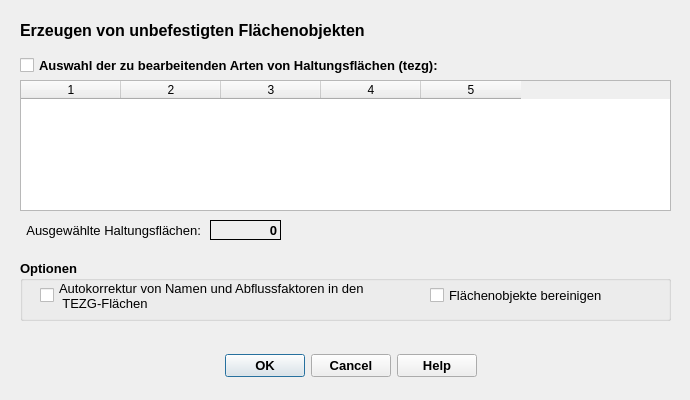
<?xml version="1.0" encoding="UTF-8"?>
<ui version="4.0">
 <class>ImportFromHEDialogBase</class>
 <widget class="QDialog" name="ImportFromHEDialogBase">
  <property name="geometry">
   <rect>
    <x>0</x>
    <y>0</y>
    <width>690</width>
    <height>400</height>
   </rect>
  </property>
  <property name="minimumSize">
   <size>
    <width>690</width>
    <height>400</height>
   </size>
  </property>
  <property name="windowTitle">
   <string>Erzeugen von unbefestigten Flächen</string>
  </property>
  <widget class="QDialogButtonBox" name="button_box">
   <property name="geometry">
    <rect>
     <x>210</x>
     <y>350</y>
     <width>281</width>
     <height>32</height>
    </rect>
   </property>
   <property name="font">
    <font>
     <family>Tahoma</family>
     <pointsize>10</pointsize>
     <weight>75</weight>
     <bold>true</bold>
    </font>
   </property>
   <property name="toolTip">
    <string>&lt;html&gt;&lt;head/&gt;&lt;body&gt;&lt;p&gt;Bearbeitung starten ...&lt;/p&gt;&lt;/body&gt;&lt;/html&gt;</string>
   </property>
   <property name="orientation">
    <enum>Qt::Horizontal</enum>
   </property>
   <property name="standardButtons">
    <set>QDialogButtonBox::Cancel|QDialogButtonBox::Help|QDialogButtonBox::Ok</set>
   </property>
   <property name="centerButtons">
    <bool>true</bool>
   </property>
  </widget>
  <widget class="QTableWidget" name="tw_selAbflparamTeilgeb">
   <property name="geometry">
    <rect>
     <x>20</x>
     <y>80</y>
     <width>651</width>
     <height>131</height>
    </rect>
   </property>
   <property name="toolTip">
    <string>&lt;html&gt;&lt;head/&gt;&lt;body&gt;&lt;p&gt;Auswahl Haltungsflächenarten. Strg + Klick ändert Auswahlstatus, Shift + Klick erweitert Auswahlbereich&lt;/p&gt;&lt;/body&gt;&lt;/html&gt;</string>
   </property>
   <property name="statusTip">
    <string>Auswahl Haltungsflächenarten. Strg + Klick ändert Auswahlstatus, Shift + Klick erweitert Auswahlbereich</string>
   </property>
   <property name="selectionBehavior">
    <enum>QAbstractItemView::SelectRows</enum>
   </property>
   <property name="columnCount">
    <number>5</number>
   </property>
   <column/>
   <column/>
   <column/>
   <column/>
   <column/>
  </widget>
  <widget class="QLabel" name="label_4">
   <property name="geometry">
    <rect>
     <x>20</x>
     <y>10</y>
     <width>421</width>
     <height>41</height>
    </rect>
   </property>
   <property name="font">
    <font>
     <family>Tahoma</family>
     <pointsize>12</pointsize>
     <weight>75</weight>
     <bold>true</bold>
    </font>
   </property>
   <property name="text">
    <string>Erzeugen von unbefestigten Flächenobjekten</string>
   </property>
   <property name="textFormat">
    <enum>Qt::RichText</enum>
   </property>
   <property name="wordWrap">
    <bool>true</bool>
   </property>
  </widget>
  <widget class="QGroupBox" name="groupBox">
   <property name="geometry">
    <rect>
     <x>20</x>
     <y>260</y>
     <width>651</width>
     <height>61</height>
    </rect>
   </property>
   <property name="font">
    <font>
     <family>Tahoma</family>
     <pointsize>10</pointsize>
     <weight>75</weight>
     <bold>true</bold>
    </font>
   </property>
   <property name="title">
    <string>Optionen</string>
   </property>
   <widget class="QCheckBox" name="cb_autokorrektur">
    <property name="geometry">
     <rect>
      <x>20</x>
      <y>20</y>
      <width>381</width>
      <height>31</height>
     </rect>
    </property>
    <property name="font">
     <font>
      <family>Tahoma</family>
      <pointsize>10</pointsize>
      <weight>50</weight>
      <bold>false</bold>
     </font>
    </property>
    <property name="toolTip">
     <string>&lt;html&gt;&lt;head/&gt;&lt;body&gt;&lt;p&gt;1. Falls in der Tabelle &amp;quot;tezg&amp;quot; leere oder doppelte Namen (flnam) vorkommen, werden diese mit &amp;quot;ft_nnnn&amp;quot; überschrieben. &lt;/p&gt;&lt;p&gt;2. Falls in der Tabelle &amp;quot;abflussfaktoren&amp;quot; kein Datensatz für unbefestigte Flächen existiert (Kriterium: bodenklasse = NULL), wird ein entsprechender Datensatz '$Default_Bef' ergänzt.&lt;/p&gt;&lt;/body&gt;&lt;/html&gt;</string>
    </property>
    <property name="statusTip">
     <string>Automatische Korrektur von Datenfehlern in der Tabelle &quot;tezg&quot;</string>
    </property>
    <property name="text">
     <string>Autokorrektur von Namen und Abflussfaktoren in den
 TEZG-Flächen</string>
    </property>
   </widget>
   <widget class="QCheckBox" name="cb_geomMakeValid">
    <property name="geometry">
     <rect>
      <x>410</x>
      <y>20</y>
      <width>191</width>
      <height>30</height>
     </rect>
    </property>
    <property name="font">
     <font>
      <family>Tahoma</family>
      <pointsize>10</pointsize>
      <weight>50</weight>
      <bold>false</bold>
     </font>
    </property>
    <property name="toolTip">
     <string>&lt;html&gt;&lt;head/&gt;&lt;body&gt;&lt;p&gt;Vor Beginn der Bearbeitung werden zunächst in den Tabellen &amp;quot;Flächen&amp;quot; und &amp;quot;Haltungsflächen&amp;quot; geometrische Fehler korrigiert.&lt;/p&gt;&lt;/body&gt;&lt;/html&gt;</string>
    </property>
    <property name="statusTip">
     <string>Vor Beginn der Bearbeitung werden zunächst in den Tabellen &quot;Flächen&quot; und &quot;Haltungsflächen&quot; geometrische Fehler korrigiert.</string>
    </property>
    <property name="layoutDirection">
     <enum>Qt::LeftToRight</enum>
    </property>
    <property name="text">
     <string>Flächenobjekte bereinigen</string>
    </property>
   </widget>
  </widget>
  <widget class="QCheckBox" name="cb_selectedTgbs">
   <property name="geometry">
    <rect>
     <x>20</x>
     <y>50</y>
     <width>481</width>
     <height>31</height>
    </rect>
   </property>
   <property name="font">
    <font>
     <family>Tahoma</family>
     <pointsize>10</pointsize>
     <weight>75</weight>
     <bold>true</bold>
    </font>
   </property>
   <property name="layoutDirection">
    <enum>Qt::LeftToRight</enum>
   </property>
   <property name="text">
    <string>Auswahl der zu bearbeitenden Arten von Haltungsflächen (tezg):</string>
   </property>
  </widget>
  <widget class="QLabel" name="lf_anzahl_tezg">
   <property name="geometry">
    <rect>
     <x>210</x>
     <y>220</y>
     <width>71</width>
     <height>20</height>
    </rect>
   </property>
   <property name="font">
    <font>
     <pointsize>10</pointsize>
     <weight>75</weight>
     <bold>true</bold>
    </font>
   </property>
   <property name="toolTip">
    <string extracomment="Anzahl der abhängig von den Filteroptionen zu berücksichtigenden ganzen Flächen"/>
   </property>
   <property name="statusTip">
    <string extracomment="Anzahl der abhängig von den Filteroptionen zu berücksichtigenden ganzen Flächen"/>
   </property>
   <property name="frameShape">
    <enum>QFrame::Panel</enum>
   </property>
   <property name="text">
    <string>0</string>
   </property>
   <property name="alignment">
    <set>Qt::AlignRight|Qt::AlignTrailing|Qt::AlignVCenter</set>
   </property>
  </widget>
  <widget class="QLabel" name="label_10">
   <property name="geometry">
    <rect>
     <x>20</x>
     <y>220</y>
     <width>181</width>
     <height>20</height>
    </rect>
   </property>
   <property name="font">
    <font>
     <family>Tahoma</family>
     <pointsize>10</pointsize>
     <weight>50</weight>
     <bold>false</bold>
    </font>
   </property>
   <property name="toolTip">
    <string extracomment="Anzahl der abhängig von den Filteroptionen zu berücksichtigenden Flächen (mit und ohne Verschneidung)"/>
   </property>
   <property name="statusTip">
    <string extracomment="Anzahl der abhängig von den Filteroptionen zu berücksichtigenden Flächen (mit und ohne Verschneidung)"/>
   </property>
   <property name="text">
    <string>Ausgewählte Haltungsflächen:</string>
   </property>
   <property name="alignment">
    <set>Qt::AlignRight|Qt::AlignTrailing|Qt::AlignVCenter</set>
   </property>
  </widget>
 </widget>
 <resources/>
 <connections>
  <connection>
   <sender>button_box</sender>
   <signal>accepted()</signal>
   <receiver>ImportFromHEDialogBase</receiver>
   <slot>accept()</slot>
   <hints>
    <hint type="sourcelabel">
     <x>265</x>
     <y>205</y>
    </hint>
    <hint type="destinationlabel">
     <x>275</x>
     <y>117</y>
    </hint>
   </hints>
  </connection>
  <connection>
   <sender>button_box</sender>
   <signal>rejected()</signal>
   <receiver>ImportFromHEDialogBase</receiver>
   <slot>reject()</slot>
   <hints>
    <hint type="sourcelabel">
     <x>265</x>
     <y>205</y>
    </hint>
    <hint type="destinationlabel">
     <x>275</x>
     <y>117</y>
    </hint>
   </hints>
  </connection>
 </connections>
</ui>
